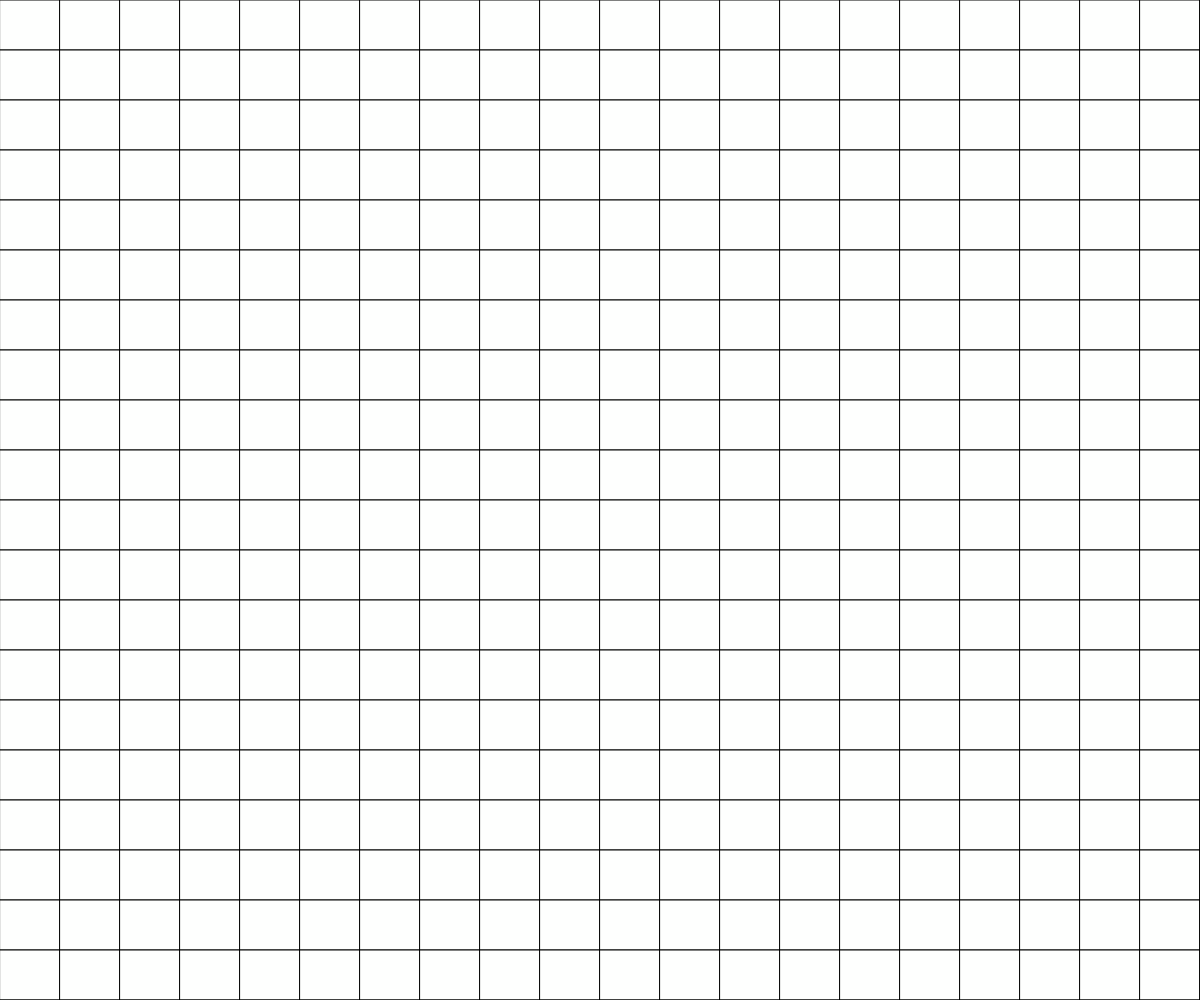
Frame 1 (no input)
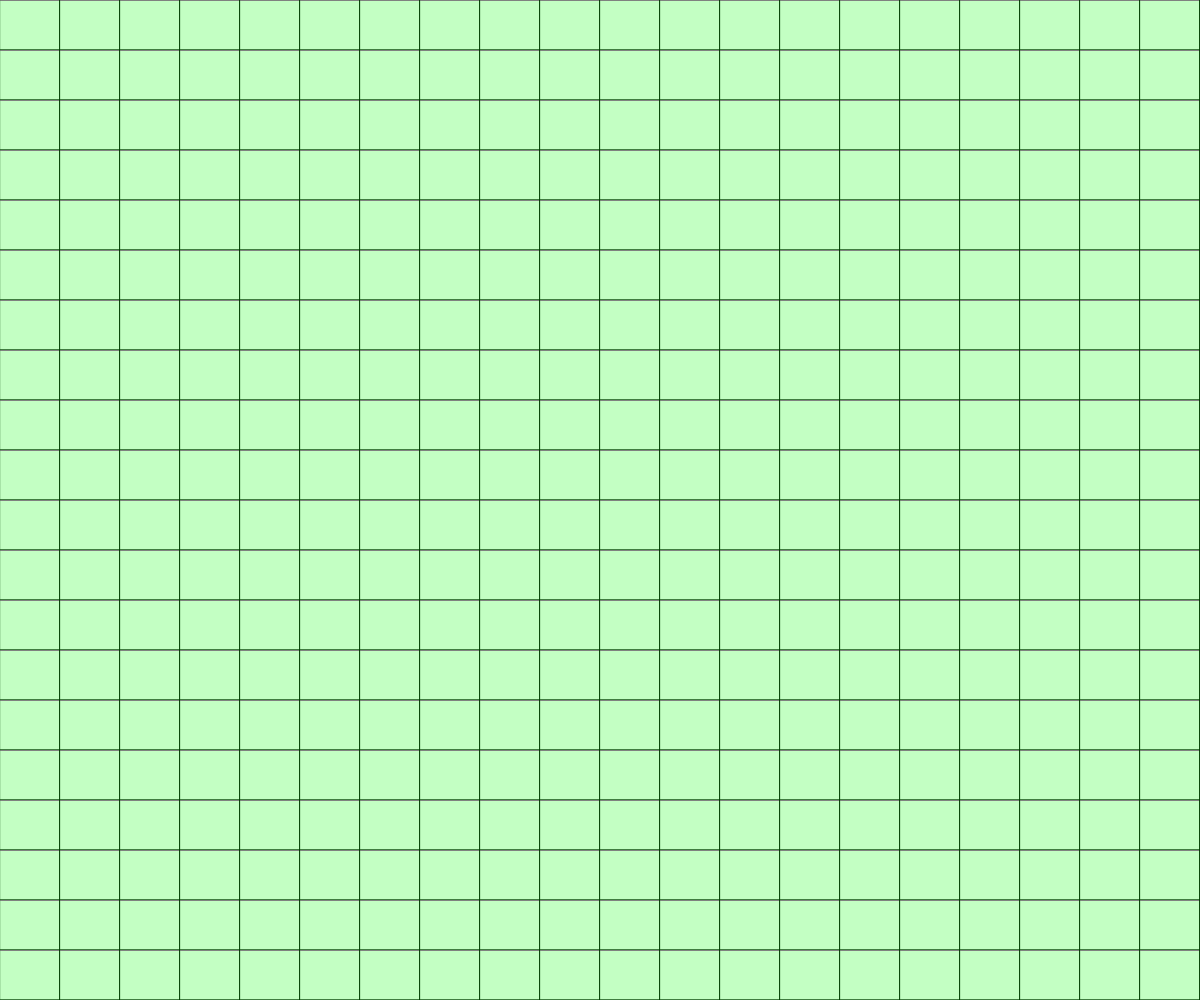
Frame 60 (no input)
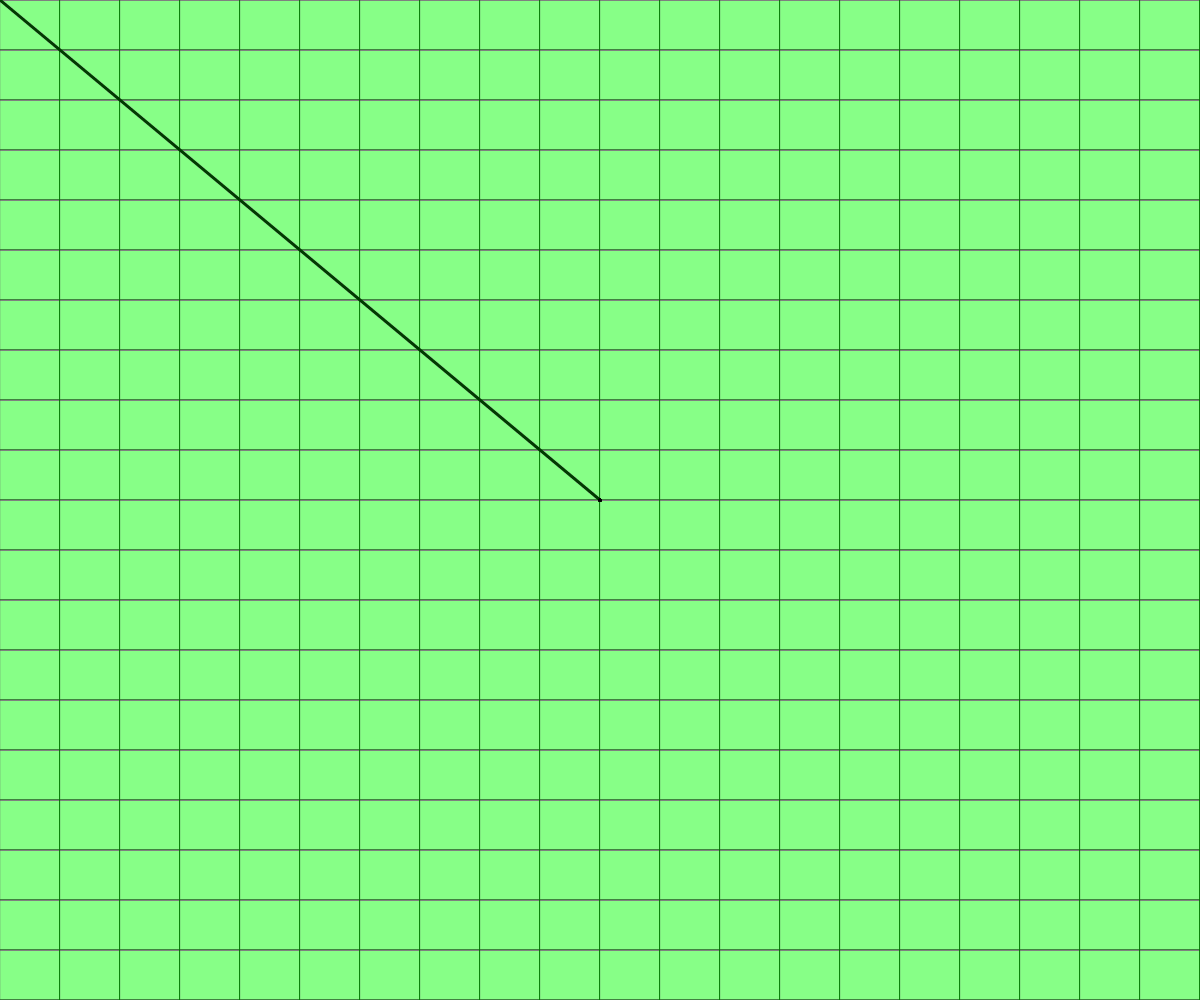
Frame 120 (the mouse pressed at the canvas centre since frame 60)

The p5.js sketch that drew these frames (run headless with seeded random() and noise() and a simulated clock; from frame 60 on, the mouse is pressed at the canvas centre):

// p5.js sketch
// ── sketch.js
function setup() {
  createCanvas(windowWidth, windowHeight);
  background(20, 250, 20);

  drawGrid();
}

function draw() {

  background(20, 250, 20, 1);
  strokeWeight(3);

   if (mouseIsPressed) {
     line(mouseX, mouseY, pmouseX, pmouseY);

   }
    else {}
}

function drawGrid(){
    numCells = 20;

    for (let i = 0; i <= width; i += width / numCells) {
      for (let j = 0; j <= height; j += height / numCells){
        rect(i, j, width / numCells, height / numCells);
      }
    }
}


function keyTyped(){

  if (key === 'c') {
    //clear image
    clear();
  }


  return false;
}
